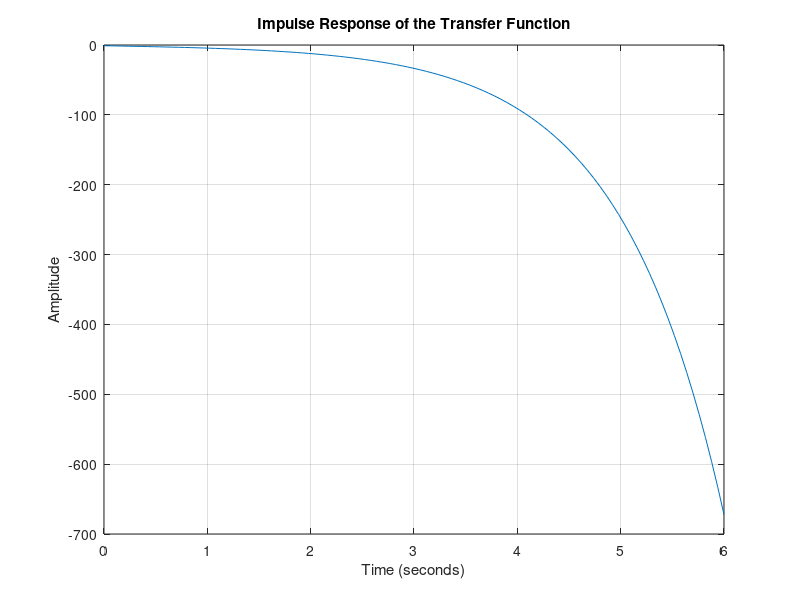

Write the MATLAB code that produced this figure.
C1 = [1, 0, -6]; %co-efficient of x^2 - 6
C2 = [1, 1, -2]; %co-efficient of x^2 + x - 2
transferFunction = tf(C1, C2);
[ImpResp,t] = impulse(transferFunction);

% Plot the step response
figure;
plot(t, ImpResp);
title('Impulse Response of the Transfer Function');
xlabel('Time (seconds)');
ylabel('Amplitude');
grid on;